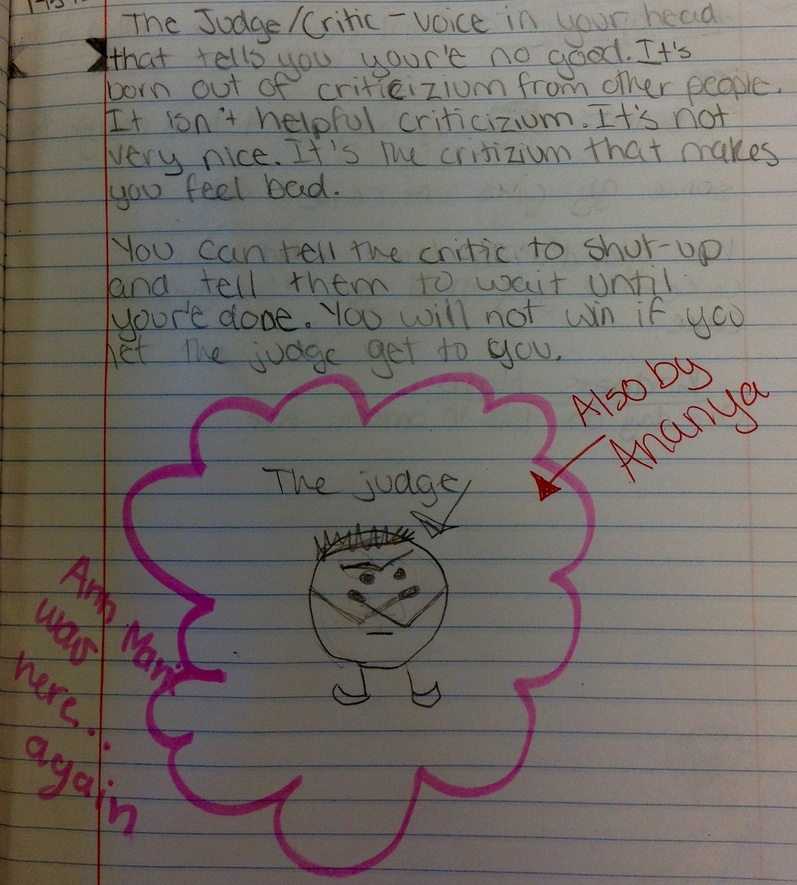
#> input picture opencv/src/img_1745.jpg, 797 x 885 px, shrunk from 1786 x 1983 before the run
$ python adaptive_thresholding.py
#> lines starting #> are read from the running program, lines starting #| are printed output that depends on the picture; after the words box and inside, x2 and y2 are one past the last pixel; in counts of white or black regions, pixels touching at a corner belong together
#!/home/sagar/opencv_ws/envs/bin/python

import cv2 as cv
from matplotlib import pyplot as plt

img = cv.imread("img_1745.jpg")
#> img is the input picture: shape (885, 797, 3); mean B, G, R 103.9, 108.8, 114.9
img = cv.cvtColor(img, cv.COLOR_BGR2GRAY)  # only accept grayscale images
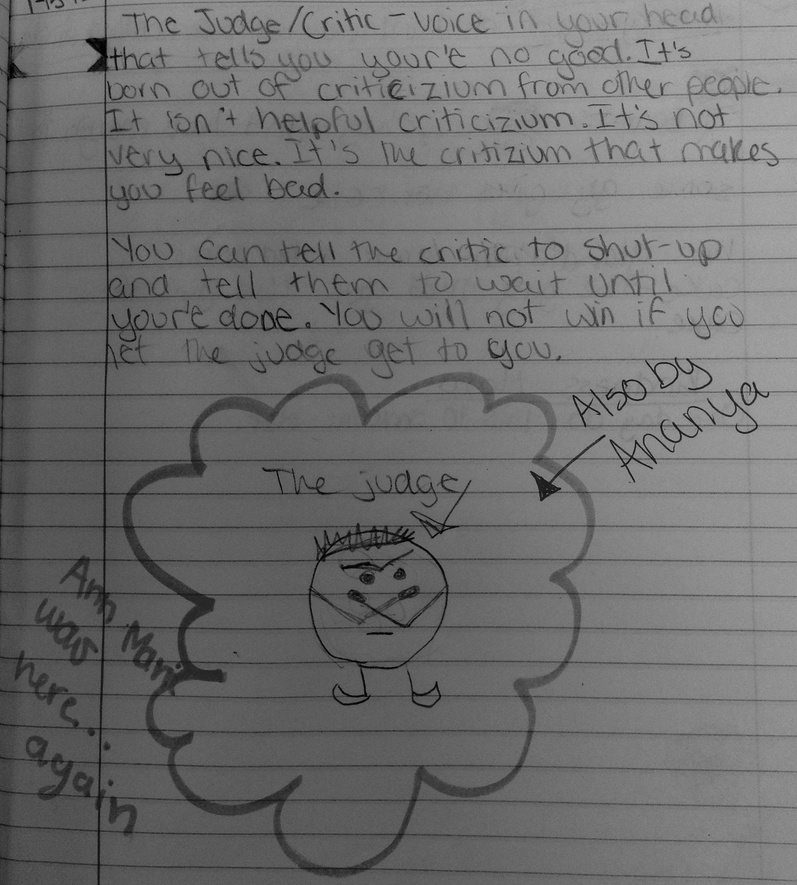
#> img: shape (885, 797); min 0, max 175, mean 110.1
img_new = cv.adaptiveThreshold(img, 255, cv.ADAPTIVE_THRESH_MEAN_C, cv.THRESH_BINARY, 11, 2)
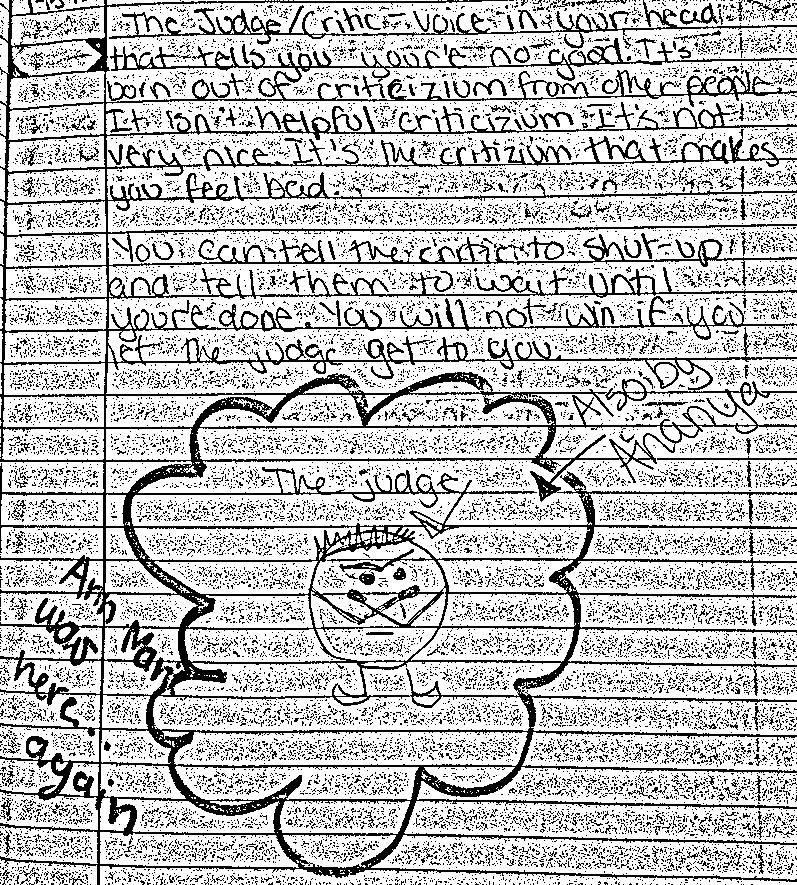
#> img_new: shape (885, 797); 75.4% white; black in thin lines or dots
img_new2 = cv.adaptiveThreshold(img, 255, cv.ADAPTIVE_THRESH_GAUSSIAN_C, cv.THRESH_BINARY, 11, 2)
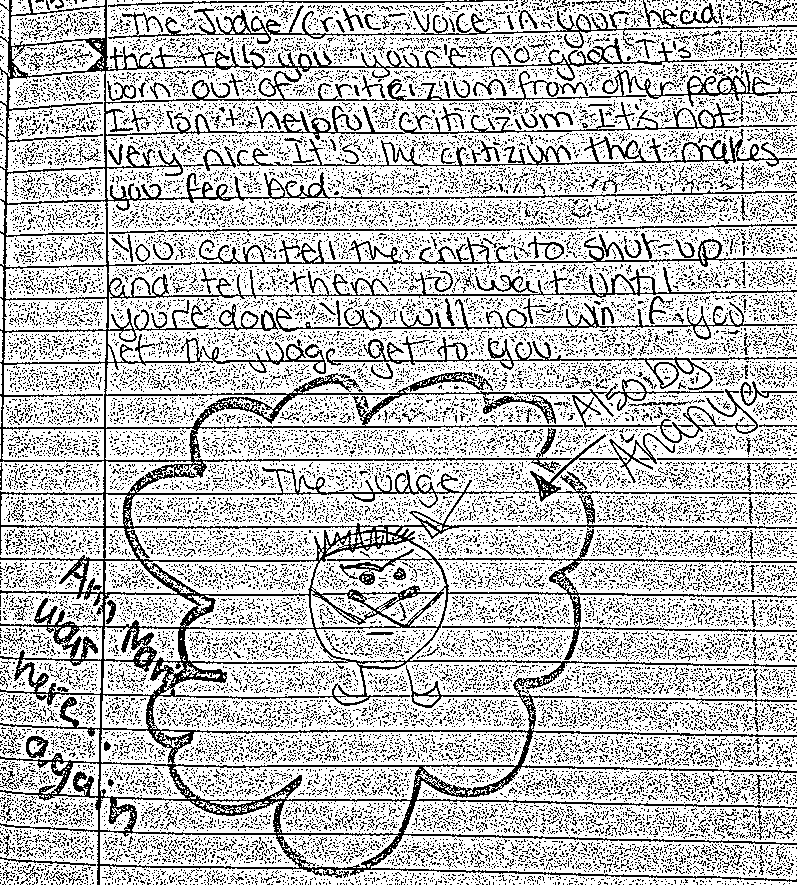
#> img_new2: shape (885, 797); 74.7% white; black in thin lines or dots
images = [img, img_new, img, img_new2]
for i in range(4):
    plt.subplot(2, 2, i+1)
    plt.imshow(images[i], 'gray')
plt.show()
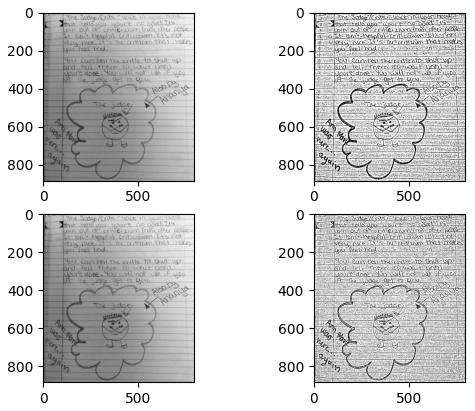
#> figure drawn by matplotlib, 4 panels

$ run again, with opencv/src/f.jpg copied over opencv/src/img_1745.jpg
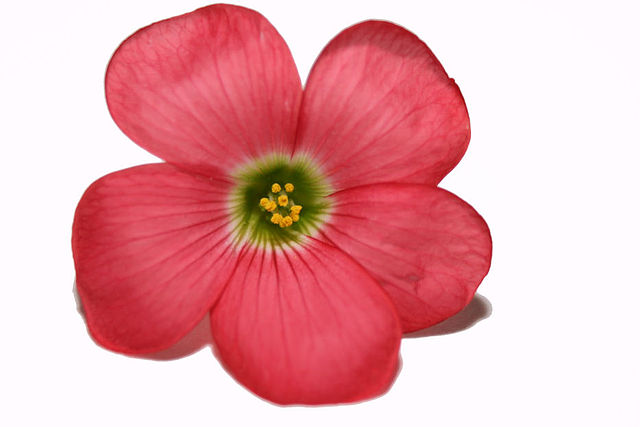
#> input picture opencv/src/f.jpg, 640 x 427 px
#> img is the input picture: shape (427, 640, 3); mean B, G, R 174, 168.1, 232.3
#> img: shape (427, 640)
#> `img_new = cv.adaptiveThreshold(img, 255, cv.ADAPTIVE_THRESH_MEAN_C, cv..`:
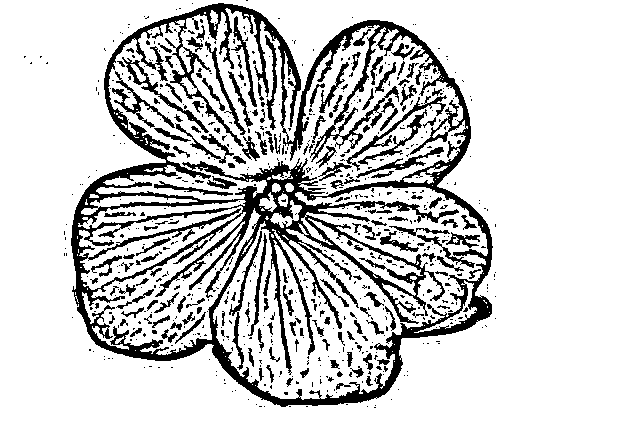
#> img_new: shape (427, 640); 81.8% white; 701 black regions (539 under 20 px), largest, box (x1, y1, x2, y2) and area: (71, 3, 493, 407) 32490, (346, 95, 447, 171) 624, (122, 57, 209, 133) 595
#> img_new2: shape (427, 640); 85% white; black in thin lines or dots, all inside (x1, y1, x2, y2) = (24, 0, 496, 408)
#> `plt.show()`:
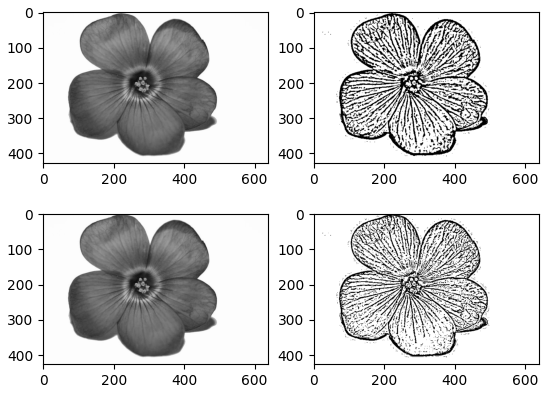
#> figure drawn by matplotlib, 4 panels
